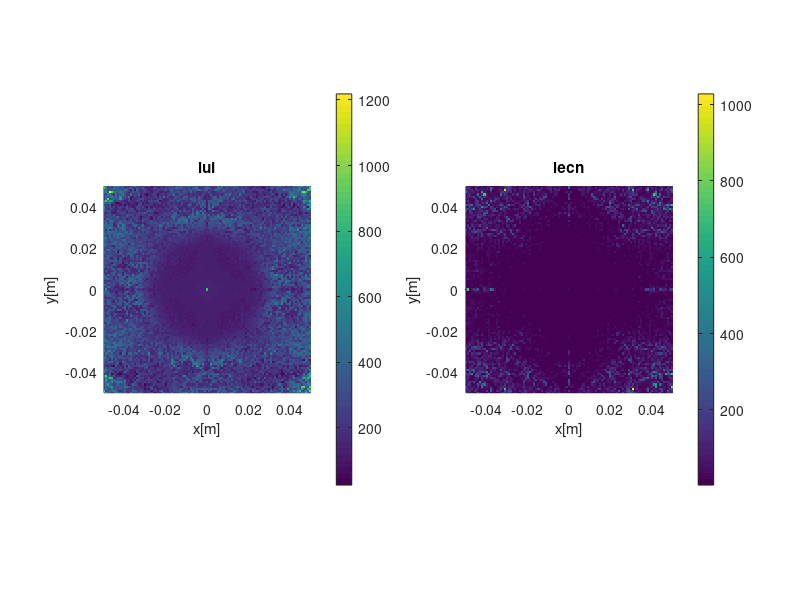

This chart was generated by the following MATLAB code:
%grid_size = 0.05;
grid_size = 0.003;

%load('obs_plot.mat')
load('obs_plot.mat')

%figure(1);
figure(2);
clf; 

subplot(1,2,1);
grid on; hold on; axis equal;
% plotBaseArtistic(params);
imagesc('xdata',x,'ydata',y,'cdata',lui)
colorbar;
title("lui");
xlabel('x[m]');
ylabel('y[m]');
xlim([-grid_size, grid_size])
ylim([-grid_size, grid_size])

subplot(1,2,2);
grid on; hold on; axis equal;
% plotBaseArtistic(params);
imagesc('xdata',x,'ydata',y,'cdata',lecn)
colorbar;
title("lecn");
xlabel('x[m]');
ylabel('y[m]');

xlim([-grid_size, grid_size])
ylim([-grid_size, grid_size])